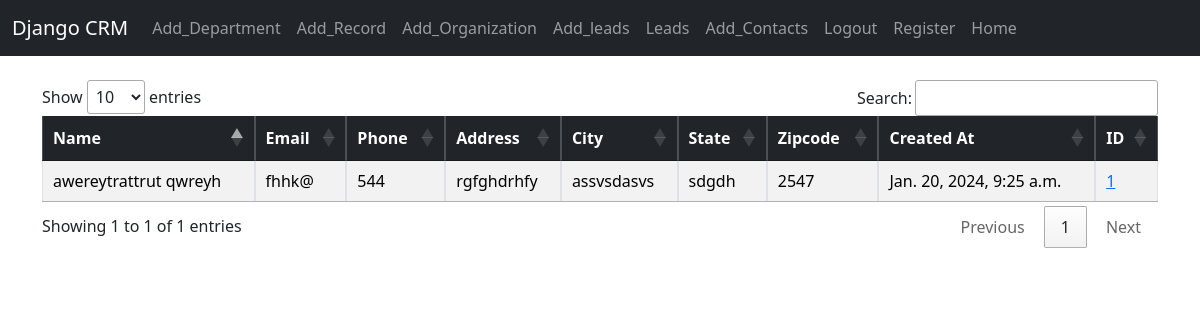
The app's page / (signed in) with its own data.
### website/models.py (models this page shows, shortened)
class Record(models.Model):
	created_at = models.DateTimeField(auto_now_add=True)
	first_name = models.CharField(max_length=50)
	last_name =  models.CharField(max_length=50)
	email =  models.CharField(max_length=100)
	phone = models.CharField(max_length=15)
	address =  models.CharField(max_length=100)
	city =  models.CharField(max_length=50)
	state =  models.CharField(max_length=50)
	zipcode =  models.CharField(max_length=20)
	department=models.ForeignKey(Department, null=True, blank=True,on_delete=models.CASCADE)

### website/views.py (the view)
# urls.py: path('', views.home,name='home'),
def home(request):
	records = Record.objects.all()
	if request.method == 'POST':
		username = request.POST['username']
		password = request.POST['password']
		user = authenticate(request, username=username, password=password)
		if user is not None:
			login(request, user)
			messages.success(request, "You Have Been Logged In!")
			return redirect('home')
		else:
			messages.success(request, "There Was An Error Logging In, Please Try Again...")
			return redirect('home')
	else:
		return render(request, 'home.html', {'records':records}) #this records is same as the above variable

### website/templates/home.html (shortened to what this page needs)
{% extends 'base.html' %}
{% block content %}
{% if user.is_authenticated %}
<table id="convert" class="table table-striped table-hover table-bordered">
  <thead class="table-dark">
    <tr>
      <th scope="col">Name</th>
      <th scope="col">Email</th>
      <th scope="col">Phone</th>
      <th scope="col">Address</th>
      <th scope="col">City</th>
      <th scope="col">State</th>
      <th scope="col">Zipcode</th>
      <th scope="col">Created At</th>
      <th scope="col">ID</th>
    </tr>
  </thead>
  <tbody>
{% if records %}
	{% for record in records %}
		<tr>
			<td>{{ record.first_name }} {{ record.last_name }}</td>
			<td>{{ record.email }}</td>
			<td>{{ record.phone }}</td>
			<td>{{ record.address }}</td>
			<td>{{ record.city }}</td>
			<td>{{ record.state }}</td>
			<td>{{ record.zipcode }}</td>
			<td>{{ record.created_at }}</td>
			<td><a href="{% url 'record' record.id %}">{{ record.id }}</a></td>
		</tr>
	{% endfor %}
{% endif %}
	  </tbody>
	</table>
{% endif %}
{% endblock %}

### records on screen
Record: first_name "awereytrattrut", last_name "qwreyh", email "fhhk@", phone "544", address "rgfghdrhfy", city "assvsdasvs", state "sdgdh", zipcode "2547", created_at "Jan. 20, 2024, 9:25 a.m.", id "1"
